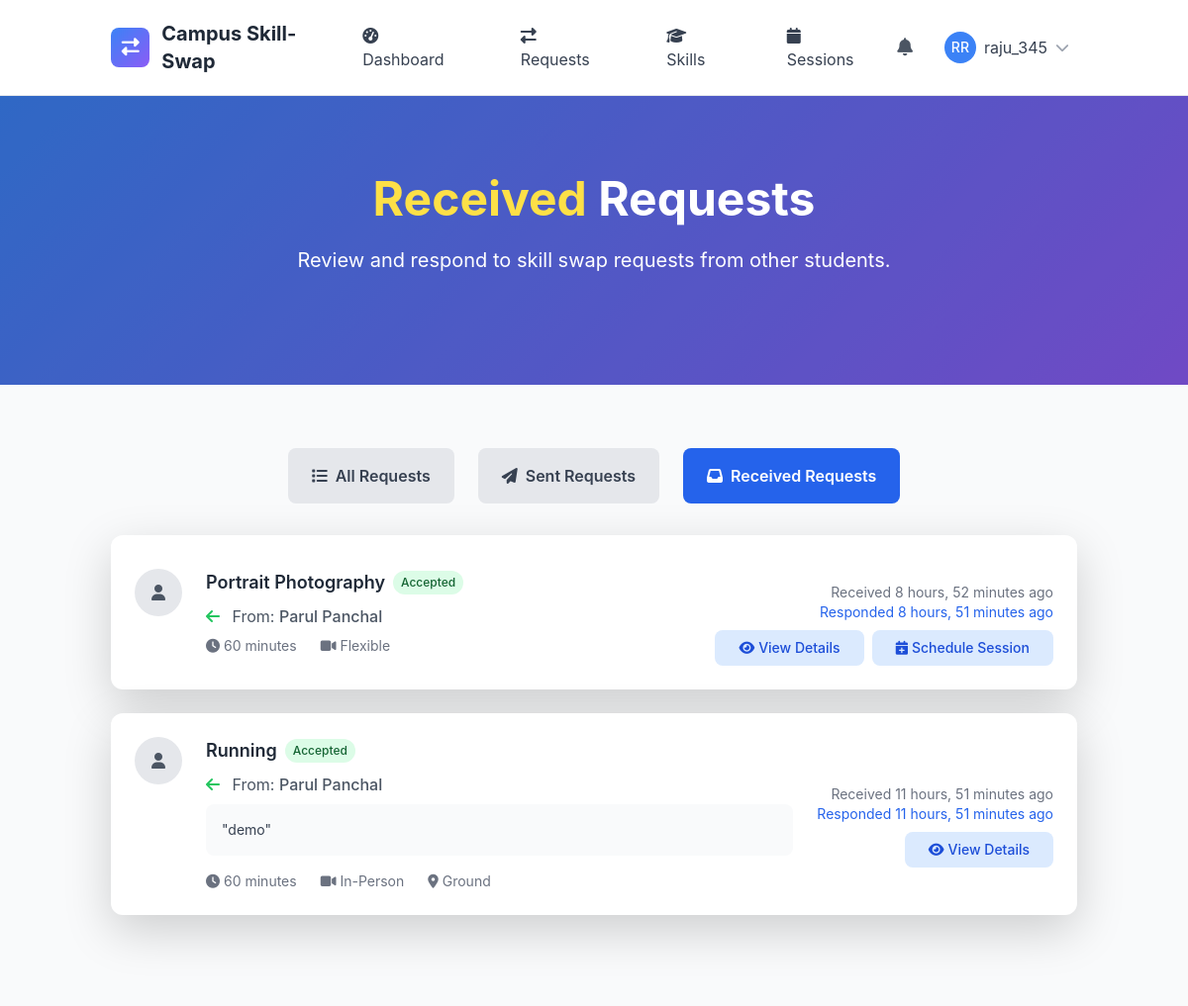
Page /sessions/requests/received/ (signed in) on the committed database.
### skill_sessions/models.py (models this page shows, shortened)
class SkillSwapRequest(models.Model):
    STATUS_CHOICES = [
        ('pending', 'Pending'),
        ('accepted', 'Accepted'),
        ('declined', 'Declined'),
        ('cancelled', 'Cancelled'),
        ('expired', 'Expired'),
    ]
    requester = models.ForeignKey(User, on_delete=models.CASCADE, related_name='sent_requests')
    recipient = models.ForeignKey(User, on_delete=models.CASCADE, related_name='received_requests')
    offered_skill = models.ForeignKey(OfferedSkill, on_delete=models.CASCADE, related_name='swap_requests')
    desired_skill = models.ForeignKey(DesiredSkill, on_delete=models.CASCADE, related_name='swap_requests', null=True, blank=True)
    status = models.CharField(max_length=20, choices=STATUS_CHOICES, default='pending')
    message = models.TextField(blank=True, help_text="Personal message from the requester")
    proposed_duration = models.PositiveIntegerField(default=60, help_text="Proposed session duration in minutes")
    proposed_format = models.CharField(max_length=20, choices=[
        ('online', 'Online'),
        ('in_person', 'In-Person'),
        ('flexible', 'Flexible'),
    ], default='flexible')
    proposed_location = models.CharField(max_length=200, blank=True, help_text="For in-person sessions")
    created_at = models.DateTimeField(auto_now_add=True)
    updated_at = models.DateTimeField(auto_now=True)
    expires_at = models.DateTimeField()
    responded_at = models.DateTimeField(null=True, blank=True)
    response_message = models.TextField(blank=True)
    class Meta:
        ordering = ['-created_at']
        db_table = 'swaprequest'

### skills/models.py (models this page shows, shortened)
class OfferedSkill(models.Model):
    PROFICIENCY_LEVELS = [
        ('beginner', 'Beginner'),
        ('intermediate', 'Intermediate'),
        ('advanced', 'Advanced'),
        ('expert', 'Expert'),
    ]
    user = models.ForeignKey(User, on_delete=models.CASCADE, related_name='offered_skills')
    skill = models.ForeignKey(Skill, on_delete=models.CASCADE, related_name='offered_by_users')
    proficiency_level = models.CharField(max_length=20, choices=PROFICIENCY_LEVELS)
    description = models.TextField(blank=True, help_text="Describe your experience with this skill")
    years_of_experience = models.PositiveIntegerField(default=0)
    is_active = models.BooleanField(default=True)
    teaching_preference = models.CharField(max_length=20, choices=[
        ('online', 'Online Only'),
        ('in_person', 'In-Person Only'),
        ('both', 'Both Online and In-Person'),
    ], default='both')
    max_students_per_session = models.PositiveIntegerField(default=1)
    created_at = models.DateTimeField(auto_now_add=True)
    updated_at = models.DateTimeField(auto_now=True)
    total_sessions = models.PositiveIntegerField(default=0)
    average_rating = models.FloatField(default=0.0)
    class Meta:
        ordering = ['-created_at']
        unique_together = ['user', 'skill']
        db_table = 'offeredskill'

class Skill(models.Model):
    name = models.CharField(max_length=100)
    category = models.ForeignKey(SkillCategory, on_delete=models.CASCADE, related_name='skills')
    description = models.TextField(blank=True)
    is_popular = models.BooleanField(default=False)
    created_at = models.DateTimeField(auto_now_add=True)
    updated_at = models.DateTimeField(auto_now=True)
    class Meta:
        ordering = ['category__name', 'name']
        unique_together = ['name', 'category']

### skill_sessions/views.py (the view)
# urls.py: path('requests/received/', views.ReceivedRequestListView.as_view(), name='received_requests'),
class ReceivedRequestListView(LoginRequiredMixin, ListView):
    model = SkillSwapRequest
    template_name = 'skill_sessions/received_requests.html'
    context_object_name = 'requests'
    def get_queryset(self):
        return SkillSwapRequest.objects.filter(
            recipient=self.request.user
        ).select_related('requester', 'offered_skill')

### templates/skill_sessions/received_requests.html (shortened to what this page needs)
{% extends 'base.html' %}
{% load static %}
{% block content %}
<section class="gradient-bg relative overflow-hidden">
    <div class="absolute inset-0 bg-black opacity-20"></div>
    <div class="relative container mx-auto px-4 py-20">
        <div class="text-center text-white">
            <h1 class="text-4xl lg:text-5xl font-bold mb-6 leading-tight">
                <span class="text-yellow-300">Received</span> Requests
            </h1>
            <p class="text-lg lg:text-xl mb-8 max-w-3xl mx-auto">
                Review and respond to skill swap requests from other students.
            </p>
        </div>
    </div>
</section>
<section class="py-16 bg-gray-50">
    <div class="container mx-auto px-4">
        <div class="mb-8">
            <div class="flex flex-wrap gap-4 justify-center">
                <a href="{% url 'skill_sessions:request_list' %}"
                   class="px-6 py-3 bg-gray-200 text-gray-700 rounded-lg font-semibold hover:bg-gray-300 transition-colors">
                    <i class="fas fa-list mr-2"></i>All Requests
                </a>
                <a href="{% url 'skill_sessions:sent_requests' %}"
                   class="px-6 py-3 bg-gray-200 text-gray-700 rounded-lg font-semibold hover:bg-gray-300 transition-colors">
                    <i class="fas fa-paper-plane mr-2"></i>Sent Requests
                </a>
                <a href="{% url 'skill_sessions:received_requests' %}"
                   class="px-6 py-3 bg-blue-600 text-white rounded-lg font-semibold hover:bg-blue-700 transition-colors">
                    <i class="fas fa-inbox mr-2"></i>Received Requests
                </a>
            </div>
        </div>
        {% if requests %}
            <div class="space-y-6">
                {% for request in requests %}
                    <div class="bg-white rounded-xl shadow-lg p-6 hover:shadow-xl transition-shadow">
                        <div class="flex flex-col lg:flex-row lg:items-center lg:justify-between">
                            <div class="flex-1">
                                <div class="flex items-start gap-4">
                                    <div class="w-12 h-12 bg-gray-200 rounded-full flex items-center justify-center">
                                        {% if request.requester.profile.profile_picture %}
                                            <img src="{{ request.requester.profile.profile_picture.url }}"
                                                 alt="{{ request.requester.username }}"
                                                 class="w-12 h-12 rounded-full object-cover">
                                        {% else %}
                                            <i class="fas fa-user text-gray-600"></i>
                                        {% endif %}
                                    </div>
                                    <div class="flex-1">
                                        <div class="flex items-center gap-2 mb-2">
                                            <h3 class="text-lg font-semibold text-gray-800">
                                                {{ request.offered_skill.skill.name }}
                                            </h3>
                                            <span class="px-2 py-1 text-xs font-medium rounded-full
                                                {% if request.status == 'pending' %}bg-yellow-100 text-yellow-800
                                                {% elif request.status == 'accepted' %}bg-green-100 text-green-800
                                                {% elif request.status == 'declined' %}bg-red-100 text-red-800
                                                {% else %}bg-gray-100 text-gray-800{% endif %}">
                                                {{ request.get_status_display }}
                                            </span>
                                        </div>
                                        <p class="text-gray-600 mb-2">
                                            <i class="fas fa-arrow-left text-green-500 mr-2"></i>
                                            From: <span class="font-medium">{{ request.requester.get_full_name|default:request.requester.username }}</span>
                                        </p>
                                        {% if request.message %}
                                            <p class="text-gray-700 text-sm bg-gray-50 p-3 rounded-lg mb-3">
                                                "{{ request.message }}"
                                            </p>
                                        {% endif %}
                                        <div class="flex flex-wrap gap-4 text-sm text-gray-500">
                                            <span><i class="fas fa-clock mr-1"></i>{{ request.proposed_duration }} minutes</span>
                                            <span><i class="fas fa-{{ request.proposed_format|yesno:'video,map-marker' }} mr-1"></i>{{ request.get_proposed_format_display }}</span>
                                            {% if request.proposed_location %}
                                                <span><i class="fas fa-location-dot mr-1"></i>{{ request.proposed_location }}</span>
                                            {% endif %}
                                        </div>
                                    </div>
                                </div>
                            </div>
                            <div class="mt-4 lg:mt-0 lg:ml-6 flex flex-col items-end gap-2">
                                <div class="text-sm text-gray-500 text-right">
                                    <div>Received {{ request.created_at|timesince }} ago</div>
                                    {% if request.responded_at %}
                                        <div class="text-blue-600">
                                            Responded {{ request.responded_at|timesince }} ago
                                        </div>
                                    {% elif request.expires_at %}
                                        <div class="text-orange-600">
                                            Expires {{ request.expires_at|timeuntil }}
                                        </div>
                                    {% endif %}
                                </div>
                                <div class="flex gap-2">
                                    <a href="{% url 'skill_sessions:request_detail' request.pk %}"
                                       class="px-4 py-2 bg-blue-100 text-blue-700 rounded-lg text-sm font-medium hover:bg-blue-200 transition-colors">
                                        <i class="fas fa-eye mr-1"></i>View Details
                                    </a>
                                    {% if request.status == 'pending' %}
                                        <a href="{% url 'skill_sessions:request_respond' request.pk %}?action=accept"
                                           class="px-4 py-2 bg-green-100 text-green-700 rounded-lg text-sm font-medium hover:bg-green-200 transition-colors"
                                           onclick="return confirm('Are you sure you want to accept this request?')">
                                            <i class="fas fa-check mr-1"></i>Accept
                                        </a>
                                        <a href="{% url 'skill_sessions:request_respond' request.pk %}?action=decline"
                                           class="px-4 py-2 bg-red-100 text-red-700 rounded-lg text-sm font-medium hover:bg-red-200 transition-colors"
                                           onclick="return confirm('Are you sure you want to decline this request?')">
                                            <i class="fas fa-times mr-1"></i>Decline
                                        </a>
                                    {% elif request.status == 'accepted' and request.session and request.session.status == 'cancelled' %}
                                        <a href="{% url 'skill_sessions:schedule_session' request.id %}"
                                           class="px-4 py-2 bg-blue-100 text-blue-700 rounded-lg text-sm font-medium hover:bg-blue-200 transition-colors">
                                            <i class="fas fa-calendar-plus mr-1"></i>Schedule Session
                                        </a>
                                    {% endif %}
                                </div>
                            </div>
                        </div>
                    </div>
                {% endfor %}
            </div>
        {% endif %}
    </div>
</section>
{% endblock %}

### templates/base.html (shortened to what this page needs)
{% load static %}
<!DOCTYPE html>
<html lang="en" class="h-full">
<head>
    <script src="https://cdn.tailwindcss.com"></script>
    <link href="https://cdn.jsdelivr.net/npm/bootstrap@5.3.2/dist/css/bootstrap.min.css" rel="stylesheet">
    <link rel="stylesheet" href="https://cdnjs.cloudflare.com/ajax/libs/font-awesome/6.5.1/css/all.min.css">
</head>
<body class="bg-gray-50 h-full">
    <nav class="bg-white shadow-lg border-b">
        <div class="container mx-auto px-4">
            <div class="flex justify-between items-center py-3">
                <div class="flex items-center space-x-3">
                    <div class="w-10 h-10 gradient-bg rounded-lg flex items-center justify-center">
                        <i class="fas fa-exchange-alt text-white text-lg"></i>
                    </div>
                    <a href="{% url 'core:home' %}" class="text-xl font-bold text-gray-800 hover:text-blue-600 transition-colors">
                        Campus Skill-Swap
                    </a>
                </div>
                <div class="hidden md:flex items-center space-x-6">
                    {% if user.is_authenticated %}
                        <a href="{% url 'core:dashboard' %}" class="nav-link px-3 py-2 text-gray-700 hover:text-blue-600 transition-colors">
                            <i class="fas fa-tachometer-alt mr-2"></i>Dashboard
                        </a>
                        <a href="{% url 'skill_sessions:request_list' %}" class="nav-link px-3 py-2 text-gray-700 hover:text-blue-600 transition-colors">
                            <i class="fas fa-exchange-alt mr-2"></i>Requests
                        </a>
                        <a href="{% url 'skills:skill_list' %}" class="nav-link px-3 py-2 text-gray-700 hover:text-blue-600 transition-colors">
                            <i class="fas fa-graduation-cap mr-2"></i>Skills
                        </a>
                        <a href="{% url 'skill_sessions:session_management' %}" class="nav-link px-3 py-2 text-gray-700 hover:text-blue-600 transition-colors">
                            <i class="fas fa-calendar mr-2"></i>Sessions
                        </a>
                    {% endif %}
                </div>
                <div class="flex items-center space-x-4">
                    {% if user.is_authenticated %}
                        <div class="relative">
                            <button id="notificationBtn" class="relative p-2 text-gray-600 hover:text-blue-600 transition-colors">
                                <i class="fas fa-bell text-lg"></i>
                            </button>
                        </div>
                        <div class="relative">
                            <button id="userMenuBtn" class="flex items-center space-x-2 p-2 rounded-lg hover:bg-gray-100 transition-colors">
                                {% if user.profile.profile_picture %}
                                    <img src="{{ user.profile.profile_picture.url }}" alt="Profile" class="w-8 h-8 rounded-full">
                                {% else %}
                                    <div class="w-8 h-8 bg-blue-500 rounded-full flex items-center justify-center">
                                        <span class="text-white text-sm font-medium">{{ user.first_name|first|upper }}{{ user.last_name|first|upper }}</span>
                                    </div>
                                {% endif %}
                                <span class="hidden md:block text-gray-700">{{ user.username}}</span>
                                <i class="fas fa-chevron-down text-gray-400 text-sm"></i>
                            </button>
                        </div>
                    {% endif %}
                </div>
            </div>
        </div>
    </nav>
    <main class="min-h-screen">
        {% block content %}{% endblock %}
    </main>
</body>
</html>

### rows in the picture
SkillSwapRequest: offered_skill.skill.name "Portrait Photography", status "Accepted", requester.get_full_name "Parul Panchal", proposed_duration "60", proposed_format "Flexible", created_at "8 hours, 52 minutes", responded_at "8 hours, 51 minutes", shows "Schedule Session"
SkillSwapRequest: offered_skill.skill.name "Running", status "Accepted", requester.get_full_name "Parul Panchal", message "demo", proposed_duration "60", proposed_format "In-Person", proposed_location "Ground", created_at "11 hours, 51 minutes", responded_at "11 hours, 51 minutes"

### other values in the picture
{{ user.first_name|first|upper }} "R"
{{ user.last_name|first|upper }} "R"
{{ user.username }} "raju_345"
